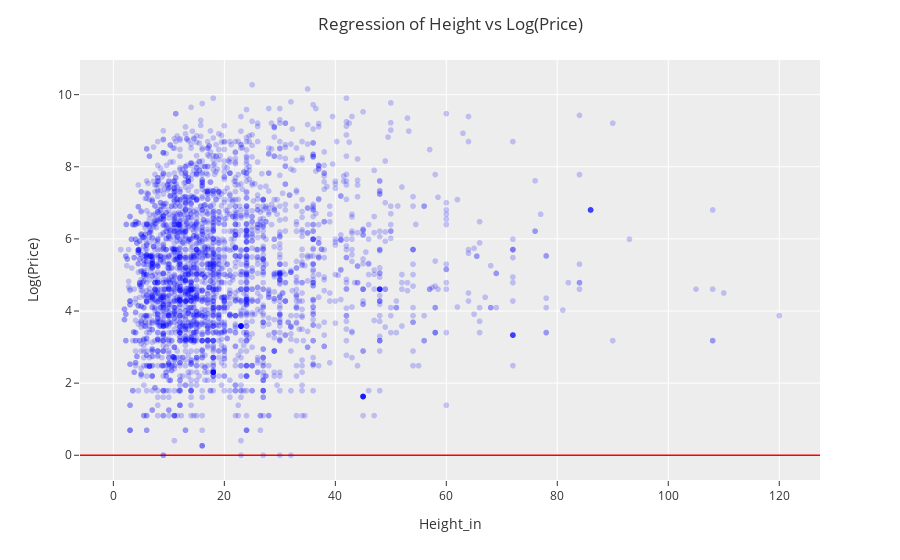

The cell this chart's notebook holds for it:
### Code cell
fig = px.scatter(
    model,
    x='Height_in',
    y='log_price',
    color_discrete_sequence=['blue'],
    opacity=0.2
)

fig.update_layout(yaxis = dict(zeroline=True, zerolinewidth=1.5,zerolinecolor='red'))

fig.update_layout(template="ggplot2",
                  title='Regression of Height vs Log(Price)',
                  title_x=0.5,
                  xaxis_title='Height_in',
                  yaxis_title='Log(Price)')


fig.show()

### Figure 1 — Plotly figure (JSON) as saved in the notebook; plotly's stock layout.template omitted (floating-point values rounded to 4 significant figures; data arrays with more than 128 entries replaced by an {"elided": "..."} marker saying what was removed)
{"data": [{"hovertemplate": "Height_in=%{x}<br>log_price=%{y}<extra></extra>", "legendgroup": "", "marker": {"color": "blue", "opacity": 0.2, "symbol": "circle"}, "mode": "markers", "name": "", "showlegend": false, "type": "scattergl", "x": {"elided": "3141 float values"}, "xaxis": "x", "y": {"elided": "3141 float values"}, "yaxis": "y"}], "layout": {"legend": {"tracegroupgap": 0}, "margin": {"t": 60}, "title": {"text": "Regression of Height vs Log(Price)", "x": 0.5}, "xaxis": {"anchor": "y", "domain": [0, 1], "title": {"text": "Height_in"}}, "yaxis": {"anchor": "x", "domain": [0, 1], "title": {"text": "Log(Price)"}, "zeroline": true, "zerolinecolor": "red", "zerolinewidth": 1.5}}}
